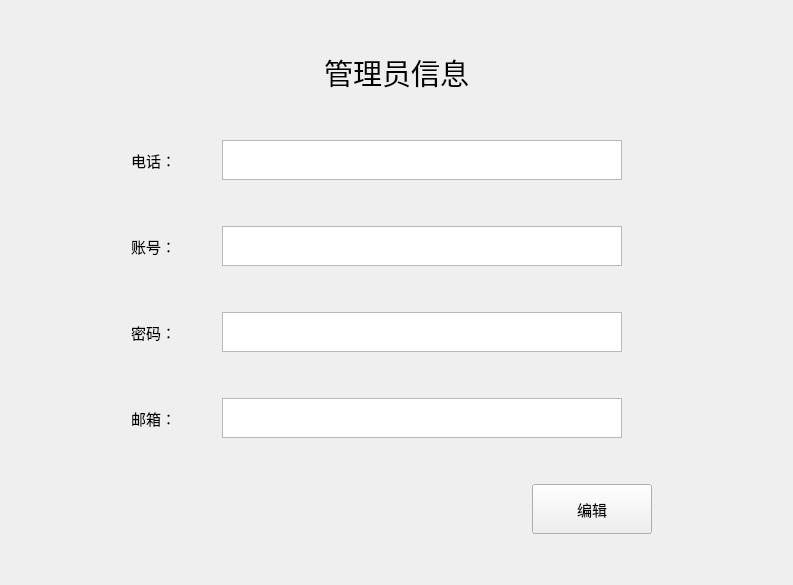
      <widget class="QWidget" name="manager_info_page">
       <layout class="QVBoxLayout" name="verticalLayout_8">
        <item>
         <layout class="QVBoxLayout" name="verticalLayout_2">
          <item>
           <layout class="QVBoxLayout" name="verticalLayout"/>
          </item>
          <item>
           <spacer name="verticalSpacer_31">
            <property name="orientation">
             <enum>Qt::Vertical</enum>
            </property>
            <property name="sizeHint" stdset="0">
             <size>
              <width>20</width>
              <height>40</height>
             </size>
            </property>
           </spacer>
          </item>
          <item>
           <layout class="QHBoxLayout" name="horizontalLayout_13">
            <item>
             <spacer name="horizontalSpacer_15">
              <property name="orientation">
               <enum>Qt::Horizontal</enum>
              </property>
              <property name="sizeHint" stdset="0">
               <size>
                <width>40</width>
                <height>20</height>
               </size>
              </property>
             </spacer>
            </item>
            <item>
             <widget class="QLabel" name="titlelabel">
              <property name="font">
               <font>
                <family>华文楷体</family>
                <pointsize>22</pointsize>
               </font>
              </property>
              <property name="text">
               <string>管理员信息</string>
              </property>
             </widget>
            </item>
            <item>
             <spacer name="horizontalSpacer_14">
              <property name="orientation">
               <enum>Qt::Horizontal</enum>
              </property>
              <property name="sizeHint" stdset="0">
               <size>
                <width>40</width>
                <height>20</height>
               </size>
              </property>
             </spacer>
            </item>
           </layout>
          </item>
          <item>
           <spacer name="verticalSpacer">
            <property name="orientation">
             <enum>Qt::Vertical</enum>
            </property>
            <property name="sizeHint" stdset="0">
             <size>
              <width>20</width>
              <height>40</height>
             </size>
            </property>
           </spacer>
          </item>
          <item>
           <layout class="QHBoxLayout" name="horizontalLayout_2">
            <item>
             <spacer name="horizontalSpacer_33">
              <property name="orientation">
               <enum>Qt::Horizontal</enum>
              </property>
              <property name="sizeHint" stdset="0">
               <size>
                <width>40</width>
                <height>20</height>
               </size>
              </property>
             </spacer>
            </item>
            <item>
             <spacer name="horizontalSpacer_6">
              <property name="orientation">
               <enum>Qt::Horizontal</enum>
              </property>
              <property name="sizeHint" stdset="0">
               <size>
                <width>40</width>
                <height>20</height>
               </size>
              </property>
             </spacer>
            </item>
            <item>
             <spacer name="horizontalSpacer_39">
              <property name="orientation">
               <enum>Qt::Horizontal</enum>
              </property>
              <property name="sizeHint" stdset="0">
               <size>
                <width>40</width>
                <height>20</height>
               </size>
              </property>
             </spacer>
            </item>
            <item>
             <widget class="QLabel" name="phone">
              <property name="font">
               <font>
                <pointsize>11</pointsize>
               </font>
              </property>
              <property name="text">
               <string>电话：</string>
              </property>
             </widget>
            </item>
            <item>
             <spacer name="horizontalSpacer_26">
              <property name="orientation">
               <enum>Qt::Horizontal</enum>
              </property>
              <property name="sizeHint" stdset="0">
               <size>
                <width>40</width>
                <height>20</height>
               </size>
              </property>
             </spacer>
            </item>
            <item>
             <widget class="QTextBrowser" name="textBrowser_2">
              <property name="sizePolicy">
               <sizepolicy hsizetype="Minimum" vsizetype="Minimum">
                <horstretch>0</horstretch>
                <verstretch>0</verstretch>
               </sizepolicy>
              </property>
              <property name="minimumSize">
               <size>
                <width>400</width>
                <height>40</height>
               </size>
              </property>
              <property name="maximumSize">
               <size>
                <width>16777215</width>
                <height>40</height>
               </size>
              </property>
              <property name="font">
               <font>
                <pointsize>11</pointsize>
               </font>
              </property>
             </widget>
            </item>
            <item>
             <spacer name="horizontalSpacer_45">
              <property name="orientation">
               <enum>Qt::Horizontal</enum>
              </property>
              <property name="sizeHint" stdset="0">
               <size>
                <width>40</width>
                <height>20</height>
               </size>
              </property>
             </spacer>
            </item>
            <item>
             <spacer name="horizontalSpacer_48">
              <property name="orientation">
               <enum>Qt::Horizontal</enum>
              </property>
              <property name="sizeHint" stdset="0">
               <size>
                <width>40</width>
                <height>20</height>
               </size>
              </property>
             </spacer>
            </item>
            <item>
             <spacer name="horizontalSpacer_35">
              <property name="orientation">
               <enum>Qt::Horizontal</enum>
              </property>
              <property name="sizeHint" stdset="0">
               <size>
                <width>40</width>
                <height>20</height>
               </size>
              </property>
             </spacer>
            </item>
            <item>
             <spacer name="horizontalSpacer">
              <property name="orientation">
               <enum>Qt::Horizontal</enum>
              </property>
              <property name="sizeHint" stdset="0">
               <size>
                <width>40</width>
                <height>20</height>
               </size>
              </property>
             </spacer>
            </item>
           </layout>
          </item>
          <item>
           <spacer name="verticalSpacer_3">
            <property name="orientation">
             <enum>Qt::Vertical</enum>
            </property>
            <property name="sizeHint" stdset="0">
             <size>
              <width>20</width>
              <height>40</height>
             </size>
            </property>
           </spacer>
          </item>
          <item>
           <layout class="QHBoxLayout" name="horizontalLayout_3">
            <item>
             <spacer name="horizontalSpacer_34">
              <property name="orientation">
               <enum>Qt::Horizontal</enum>
              </property>
              <property name="sizeHint" stdset="0">
               <size>
                <width>40</width>
                <height>20</height>
               </size>
              </property>
             </spacer>
            </item>
            <item>
             <spacer name="horizontalSpacer_12">
              <property name="orientation">
               <enum>Qt::Horizontal</enum>
              </property>
              <property name="sizeHint" stdset="0">
               <size>
                <width>40</width>
                <height>20</height>
               </size>
              </property>
             </spacer>
            </item>
            <item>
             <spacer name="horizontalSpacer_40">
              <property name="orientation">
               <enum>Qt::Horizontal</enum>
              </property>
              <property name="sizeHint" stdset="0">
               <size>
                <width>40</width>
                <height>20</height>
               </size>
              </property>
             </spacer>
            </item>
            <item>
             <widget class="QLabel" name="id">
              <property name="font">
               <font>
                <pointsize>11</pointsize>
               </font>
              </property>
              <property name="text">
               <string>账号：</string>
              </property>
             </widget>
            </item>
            <item>
             <spacer name="horizontalSpacer_27">
              <property name="orientation">
               <enum>Qt::Horizontal</enum>
              </property>
              <property name="sizeHint" stdset="0">
               <size>
                <width>40</width>
                <height>20</height>
               </size>
              </property>
             </spacer>
            </item>
            <item>
             <widget class="QTextBrowser" name="textBrowser_3">
              <property name="minimumSize">
               <size>
                <width>400</width>
                <height>40</height>
               </size>
              </property>
              <property name="maximumSize">
               <size>
                <width>16777215</width>
                <height>40</height>
               </size>
              </property>
              <property name="font">
               <font>
                <pointsize>11</pointsize>
               </font>
              </property>
             </widget>
            </item>
            <item>
             <spacer name="horizontalSpacer_46">
              <property name="orientation">
               <enum>Qt::Horizontal</enum>
              </property>
              <property name="sizeHint" stdset="0">
               <size>
                <width>40</width>
                <height>20</height>
               </size>
              </property>
             </spacer>
            </item>
            <item>
             <spacer name="horizontalSpacer_7">
              <property name="orientation">
               <enum>Qt::Horizontal</enum>
              </property>
              <property name="sizeHint" stdset="0">
               <size>
                <width>40</width>
                <height>20</height>
               </size>
              </property>
             </spacer>
            </item>
            <item>
             <spacer name="horizontalSpacer_36">
              <property name="orientation">
               <enum>Qt::Horizontal</enum>
              </property>
              <property name="sizeHint" stdset="0">
               <size>
                <width>40</width>
                <height>20</height>
               </size>
              </property>
             </spacer>
            </item>
            <item>
             <spacer name="horizontalSpacer_3">
              <property name="orientation">
               <enum>Qt::Horizontal</enum>
              </property>
              <property name="sizeHint" stdset="0">
               <size>
                <width>40</width>
                <height>20</height>
               </size>
              </property>
             </spacer>
            </item>
           </layout>
          </item>
          <item>
           <spacer name="verticalSpacer_2">
            <property name="orientation">
             <enum>Qt::Vertical</enum>
            </property>
            <property name="sizeHint" stdset="0">
             <size>
              <width>20</width>
              <height>40</height>
             </size>
            </property>
           </spacer>
          </item>
          <item>
           <layout class="QHBoxLayout" name="horizontalLayout">
            <item>
             <spacer name="horizontalSpacer_30">
              <property name="orientation">
               <enum>Qt::Horizontal</enum>
              </property>
              <property name="sizeHint" stdset="0">
               <size>
                <width>40</width>
                <height>20</height>
               </size>
              </property>
             </spacer>
            </item>
            <item>
             <spacer name="horizontalSpacer_13">
              <property name="orientation">
               <enum>Qt::Horizontal</enum>
              </property>
              <property name="sizeHint" stdset="0">
               <size>
                <width>40</width>
                <height>20</height>
               </size>
              </property>
             </spacer>
            </item>
            <item>
             <spacer name="horizontalSpacer_41">
              <property name="orientation">
               <enum>Qt::Horizontal</enum>
              </property>
              <property name="sizeHint" stdset="0">
               <size>
                <width>40</width>
                <height>20</height>
               </size>
              </property>
             </spacer>
            </item>
            <item>
             <widget class="QLabel" name="key">
              <property name="font">
               <font>
                <pointsize>11</pointsize>
               </font>
              </property>
              <property name="text">
               <string>密码：</string>
              </property>
             </widget>
            </item>
            <item>
             <spacer name="horizontalSpacer_29">
              <property name="orientation">
               <enum>Qt::Horizontal</enum>
              </property>
              <property name="sizeHint" stdset="0">
               <size>
                <width>40</width>
                <height>20</height>
               </size>
              </property>
             </spacer>
            </item>
            <item>
             <widget class="QTextBrowser" name="textBrowser_4">
              <property name="minimumSize">
               <size>
                <width>400</width>
                <height>40</height>
               </size>
              </property>
              <property name="maximumSize">
               <size>
                <width>16777215</width>
                <height>40</height>
               </size>
              </property>
              <property name="font">
               <font>
                <pointsize>11</pointsize>
               </font>
              </property>
             </widget>
            </item>
            <item>
             <spacer name="horizontalSpacer_43">
              <property name="orientation">
               <enum>Qt::Horizontal</enum>
              </property>
              <property name="sizeHint" stdset="0">
               <size>
                <width>40</width>
                <height>20</height>
               </size>
              </property>
             </spacer>
            </item>
            <item>
             <spacer name="horizontalSpacer_37">
              <property name="orientation">
               <enum>Qt::Horizontal</enum>
              </property>
              <property name="sizeHint" stdset="0">
               <size>
                <width>40</width>
                <height>20</height>
               </size>
              </property>
             </spacer>
            </item>
            <item>
             <spacer name="horizontalSpacer_49">
              <property name="orientation">
               <enum>Qt::Horizontal</enum>
              </property>
              <property name="sizeHint" stdset="0">
               <size>
                <width>40</width>
                <height>20</height>
               </size>
              </property>
             </spacer>
            </item>
            <item>
             <spacer name="horizontalSpacer_2">
              <property name="orientation">
               <enum>Qt::Horizontal</enum>
              </property>
              <property name="sizeHint" stdset="0">
               <size>
                <width>40</width>
                <height>20</height>
               </size>
              </property>
             </spacer>
            </item>
           </layout>
          </item>
          <item>
           <spacer name="verticalSpacer_4">
            <property name="orientation">
             <enum>Qt::Vertical</enum>
            </property>
            <property name="sizeHint" stdset="0">
             <size>
              <width>20</width>
              <height>40</height>
             </size>
            </property>
           </spacer>
          </item>
          <item>
           <layout class="QHBoxLayout" name="horizontalLayout_5">
            <item>
             <spacer name="horizontalSpacer_31">
              <property name="orientation">
               <enum>Qt::Horizontal</enum>
              </property>
              <property name="sizeHint" stdset="0">
               <size>
                <width>40</width>
                <height>20</height>
               </size>
              </property>
             </spacer>
            </item>
            <item>
             <spacer name="horizontalSpacer_47">
              <property name="orientation">
               <enum>Qt::Horizontal</enum>
              </property>
              <property name="sizeHint" stdset="0">
               <size>
                <width>40</width>
                <height>20</height>
               </size>
              </property>
             </spacer>
            </item>
            <item>
             <spacer name="horizontalSpacer_42">
              <property name="orientation">
               <enum>Qt::Horizontal</enum>
              </property>
              <property name="sizeHint" stdset="0">
               <size>
                <width>40</width>
                <height>20</height>
               </size>
              </property>
             </spacer>
            </item>
            <item>
             <widget class="QLabel" name="e_mail">
              <property name="font">
               <font>
                <pointsize>11</pointsize>
               </font>
              </property>
              <property name="text">
               <string>邮箱：</string>
              </property>
             </widget>
            </item>
            <item>
             <spacer name="horizontalSpacer_28">
              <property name="orientation">
               <enum>Qt::Horizontal</enum>
              </property>
              <property name="sizeHint" stdset="0">
               <size>
                <width>40</width>
                <height>20</height>
               </size>
              </property>
             </spacer>
            </item>
            <item>
             <widget class="QTextBrowser" name="textBrowser_5">
              <property name="minimumSize">
               <size>
                <width>400</width>
                <height>40</height>
               </size>
              </property>
              <property name="maximumSize">
               <size>
                <width>16777215</width>
                <height>40</height>
               </size>
              </property>
              <property name="font">
               <font>
                <pointsize>11</pointsize>
               </font>
              </property>
             </widget>
            </item>
            <item>
             <spacer name="horizontalSpacer_44">
              <property name="orientation">
               <enum>Qt::Horizontal</enum>
              </property>
              <property name="sizeHint" stdset="0">
               <size>
                <width>40</width>
                <height>20</height>
               </size>
              </property>
             </spacer>
            </item>
            <item>
             <spacer name="horizontalSpacer_50">
              <property name="orientation">
               <enum>Qt::Horizontal</enum>
              </property>
              <property name="sizeHint" stdset="0">
               <size>
                <width>40</width>
                <height>20</height>
               </size>
              </property>
             </spacer>
            </item>
            <item>
             <spacer name="horizontalSpacer_38">
              <property name="orientation">
               <enum>Qt::Horizontal</enum>
              </property>
              <property name="sizeHint" stdset="0">
               <size>
                <width>40</width>
                <height>20</height>
               </size>
              </property>
             </spacer>
            </item>
            <item>
             <spacer name="horizontalSpacer_4">
              <property name="orientation">
               <enum>Qt::Horizontal</enum>
              </property>
              <property name="sizeHint" stdset="0">
               <size>
                <width>40</width>
                <height>20</height>
               </size>
              </property>
             </spacer>
            </item>
           </layout>
          </item>
          <item>
           <spacer name="verticalSpacer_5">
            <property name="orientation">
             <enum>Qt::Vertical</enum>
            </property>
            <property name="sizeHint" stdset="0">
             <size>
              <width>20</width>
              <height>40</height>
             </size>
            </property>
           </spacer>
          </item>
          <item>
           <layout class="QHBoxLayout" name="horizontalLayout_8">
            <item>
             <spacer name="horizontalSpacer_32">
              <property name="orientation">
               <enum>Qt::Horizontal</enum>
              </property>
              <property name="sizeHint" stdset="0">
               <size>
                <width>40</width>
                <height>20</height>
               </size>
              </property>
             </spacer>
            </item>
            <item>
             <spacer name="horizontalSpacer_51">
              <property name="orientation">
               <enum>Qt::Horizontal</enum>
              </property>
              <property name="sizeHint" stdset="0">
               <size>
                <width>40</width>
                <height>20</height>
               </size>
              </property>
             </spacer>
            </item>
            <item>
             <spacer name="horizontalSpacer_53">
              <property name="orientation">
               <enum>Qt::Horizontal</enum>
              </property>
              <property name="sizeHint" stdset="0">
               <size>
                <width>40</width>
                <height>20</height>
               </size>
              </property>
             </spacer>
            </item>
            <item>
             <spacer name="horizontalSpacer_52">
              <property name="orientation">
               <enum>Qt::Horizontal</enum>
              </property>
              <property name="sizeHint" stdset="0">
               <size>
                <width>40</width>
                <height>20</height>
               </size>
              </property>
             </spacer>
            </item>
            <item>
             <widget class="QPushButton" name="pushButton_3">
              <property name="minimumSize">
               <size>
                <width>120</width>
                <height>50</height>
               </size>
              </property>
              <property name="font">
               <font>
                <pointsize>11</pointsize>
               </font>
              </property>
              <property name="text">
               <string>编辑</string>
              </property>
             </widget>
            </item>
            <item>
             <spacer name="horizontalSpacer_5">
              <property name="orientation">
               <enum>Qt::Horizontal</enum>
              </property>
              <property name="sizeHint" stdset="0">
               <size>
                <width>40</width>
                <height>20</height>
               </size>
              </property>
             </spacer>
            </item>
           </layout>
          </item>
          <item>
           <spacer name="verticalSpacer_30">
            <property name="orientation">
             <enum>Qt::Vertical</enum>
            </property>
            <property name="sizeHint" stdset="0">
             <size>
              <width>20</width>
              <height>40</height>
             </size>
            </property>
           </spacer>
          </item>
         </layout>
        </item>
       </layout>
      </widget>
